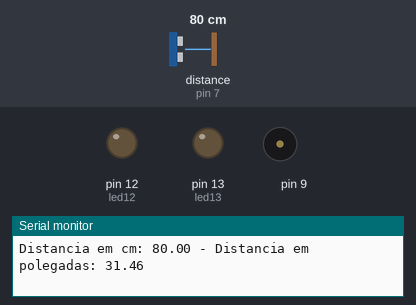
Simulated run of this sketch. Board: Arduino Uno, built with avr-gcc and run on an emulated ATmega328P. On the bench: output pins drawn as LEDs (lit = HIGH), buzzer (waves = sounding), the last lines printed to the serial monitor. Dashed ring = blinking. The inputs (shaded band) are chosen by the test bench; at power-on: distance to the obstacle (sensor on pin 7) 80 cm. The echo pulse lasts 58.3 µs per cm.

Above: at 1.2 s.
1.3 s: distance to the obstacle (sensor on pin 7) set to 40 cm
4.3 s: distance to the obstacle (sensor on pin 7) set to 32 cm
At 4.63 s:
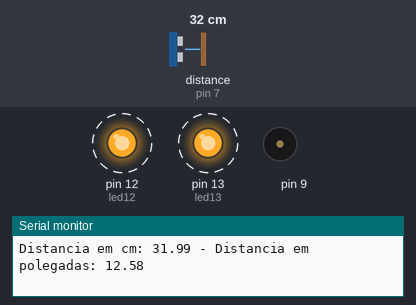
7.3 s: distance to the obstacle (sensor on pin 7) set to 120 cm
At 8.14 s:
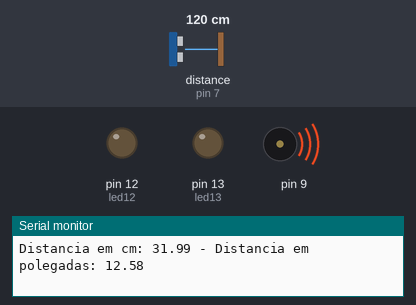
10.3 s: distance to the obstacle (sensor on pin 7) set to 2 cm
At 10.46 s:
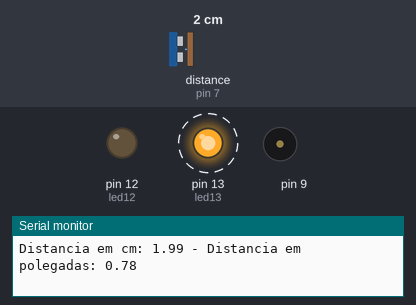
13.3 s: distance to the obstacle (sensor on pin 7) set to 250 cm
At 15.6 s:
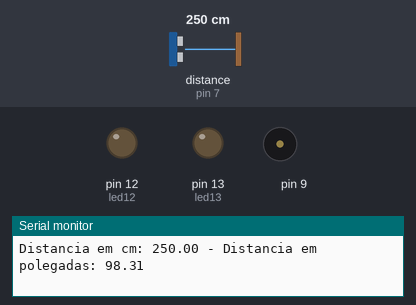
Timing chart, 0 to 16.0 s (numbered marks = the images above; inputs shaded):
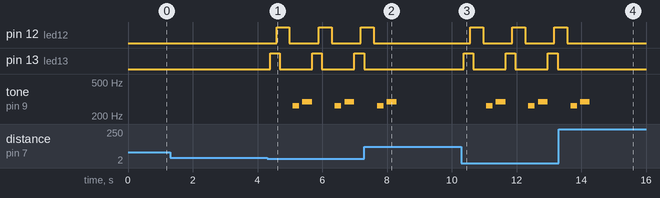

The sketch:

harifesomesirene.ino
```cpp
#include <Ultrasonic.h>
#define pino_trigger 6
#define pino_echo 7
Ultrasonic ultrasonic(pino_trigger, pino_echo);

int led13 = 13;
int led12 =  12;

float seno;
int frequencia;

void setup() {
  Serial.begin(9600);
  Serial.println("lendo dados do sensor....");
  pinMode(led13, OUTPUT);
  pinMode(led12, OUTPUT);
  pinMode(9, OUTPUT);

}

void loop() {
  float cmMsec, inMsec;
  long microsec = ultrasonic.timing();
  cmMsec = ultrasonic.convert(microsec, Ultrasonic::CM);
  inMsec = ultrasonic.convert(microsec, Ultrasonic::IN);
  Serial.print("Distancia em cm: ");
  Serial.print(cmMsec);
  Serial.print(" - Distancia em polegadas: ");
  Serial.println(inMsec);
  noTone(9);
  if (cmMsec <= 35)
  {
    digitalWrite(led13, HIGH);
    delay(200);
    digitalWrite(led12, HIGH);
    delay(100);
    digitalWrite(led13, LOW);
    delay(200);
    digitalWrite(led12, HIGH);
    delay(100);
    digitalWrite(led12, LOW);
    delay(100);
    tone(9, 262, 200); //DO
    delay(300);
    tone(9, 294, 300); //RE
    delay(300);
  }
  else(cmMsec >= 35);
  {
    noTone(9);
  }

}
```

Measured:
- the behaviour switches between 36 and 35 cm on distance to the obstacle (sensor on pin 7) (found by bisection; images 0 and 1)
- after the input at 4.3 s, pin 12 (led12): alternates HIGH for 0.40 s and LOW for 0.90 s, starting after 0.29 s; pin 13 (led13): alternates HIGH for 0.30 s and LOW for 1.0 s, starting after 0.09 s; tone on pin 9: plays 262 Hz for 0.20 s, 294 Hz for 0.30 s, 262 Hz for 0.20 s, 294 Hz for 0.30 s, starting after 0.79 s
- after the input at 7.3 s, pin 12 (led12): goes on until 7.6 s, then stays LOW; pin 13 (led13): stops changing and stays LOW; tone on pin 9: goes on until 8.3 s, then stays silent
- after the input at 10.3 s, pin 12 (led12): alternates HIGH for 0.40 s and LOW for 0.90 s, starting after 0.27 s; pin 13 (led13): alternates HIGH for 0.30 s and LOW for 1.0 s, starting after 0.07 s; tone on pin 9: plays 262 Hz for 0.20 s, 294 Hz for 0.30 s, 262 Hz for 0.20 s, 294 Hz for 0.30 s, starting after 0.77 s
- after the input at 13.3 s, pin 12 (led12): goes on until 13.6 s, then stays LOW; pin 13 (led13): stops changing and stays LOW; tone on pin 9: goes on until 14.3 s, then stays silent
